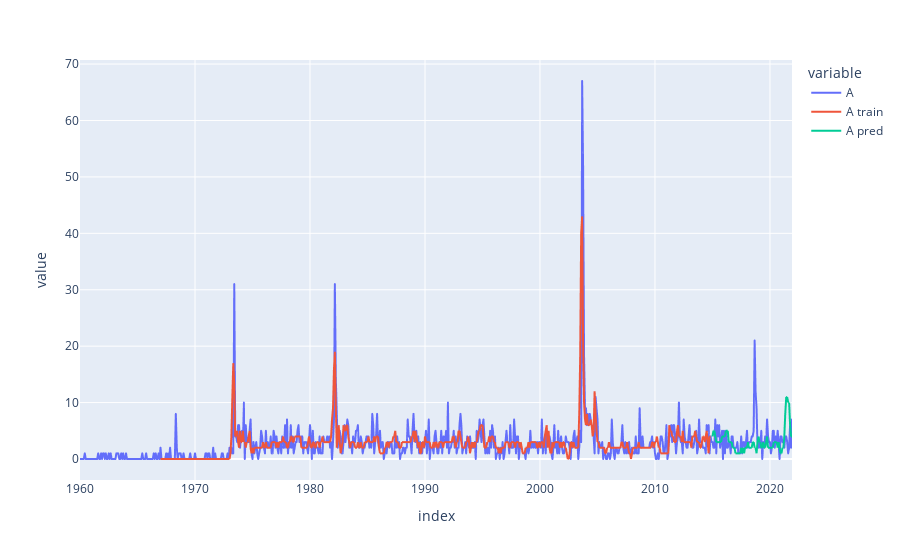

Notebook cell for this chart:
### Code cell
import plotly.express as px

fig = px.line(res[["A", "A train", "A pred"]])
fig.show()

### Figure 1 — Plotly figure (JSON) as saved in the notebook; plotly's stock layout.template omitted (floating-point values rounded to 4 significant figures; data arrays with more than 128 entries replaced by an {"elided": "..."} marker saying what was removed)
{"data": [{"hovertemplate": "variable=A<br>index=%{x}<br>value=%{y}<extra></extra>", "legendgroup": "A", "line": {"color": "#636efa", "dash": "solid"}, "mode": "lines", "name": "A", "showlegend": true, "type": "scattergl", "x": {"elided": "744 str values"}, "xaxis": "x", "y": {"elided": "744 int values"}, "yaxis": "y"}, {"hovertemplate": "variable=A train<br>index=%{x}<br>value=%{y}<extra></extra>", "legendgroup": "A train", "line": {"color": "#EF553B", "dash": "solid"}, "mode": "lines", "name": "A train", "showlegend": true, "type": "scattergl", "x": {"elided": "744 str values"}, "xaxis": "x", "y": {"elided": "744 int values"}, "yaxis": "y"}, {"hovertemplate": "variable=A pred<br>index=%{x}<br>value=%{y}<extra></extra>", "legendgroup": "A pred", "line": {"color": "#00cc96", "dash": "solid"}, "mode": "lines", "name": "A pred", "showlegend": true, "type": "scattergl", "x": {"elided": "744 str values"}, "xaxis": "x", "y": {"elided": "744 int values"}, "yaxis": "y"}], "layout": {"legend": {"title": {"text": "variable"}, "tracegroupgap": 0}, "margin": {"t": 60}, "xaxis": {"anchor": "y", "domain": [0, 1], "title": {"text": "index"}}, "yaxis": {"anchor": "x", "domain": [0, 1], "title": {"text": "value"}}}}
